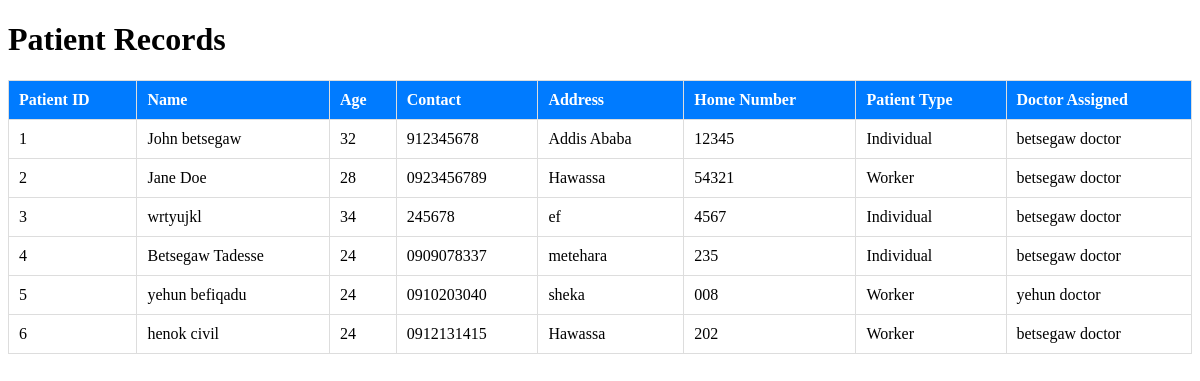
Page /fetch_data.php (signed in) on the committed database.
### tables this page shows
CREATE TABLE `patient_records` (
  `patient_id` int(11) NOT NULL,
  `patient_name` varchar(255) DEFAULT NULL,
  `age` int(11) DEFAULT NULL,
  `contact` varchar(255) DEFAULT NULL,
  `address` text DEFAULT NULL,
  `home_number` varchar(255) DEFAULT NULL,
  `patient_type` varchar(50) DEFAULT NULL,
  `doctor_assigned` varchar(255) DEFAULT NULL,
  `status` varchar(50) DEFAULT 'Assigned'
);

### fetch_data.php (the view, shortened to what this page needs)
<?php
$servername = "localhost";
$username = "root";
$password = "";
$dbname = "hms_db";
$conn = new mysqli($servername, $username, $password, $dbname);
$sql = "SELECT * FROM patient_records";
$result = $conn->query($sql);
?>
<!DOCTYPE html>
<html lang="en">
<head>
</head>
<body>
    <div class="content">
        <h1>Patient Records</h1>
        <?php if ($result->num_rows > 0): ?>
            <table>
                <thead>
                    <tr>
                        <th>Patient ID</th>
                        <th>Name</th>
                        <th>Age</th>
                        <th>Contact</th>
                        <th>Address</th>
                        <th>Home Number</th>
                        <th>Patient Type</th>
                        <th>Doctor Assigned</th>
                    </tr>
                </thead>
                <tbody>
                    <?php while ($row = $result->fetch_assoc()): ?>
                        <tr>
                            <td><?php echo htmlspecialchars($row['patient_id']); ?></td>
                            <td><?php echo htmlspecialchars($row['patient_name']); ?></td>
                            <td><?php echo htmlspecialchars($row['age']); ?></td>
                            <td><?php echo htmlspecialchars($row['contact']); ?></td>
                            <td><?php echo htmlspecialchars($row['address']); ?></td>
                            <td><?php echo htmlspecialchars($row['home_number']); ?></td>
                            <td><?php echo htmlspecialchars($row['patient_type']); ?></td>
                            <td><?php echo htmlspecialchars($row['doctor_assigned']); ?></td>
                        </tr>
                    <?php endwhile; ?>
                </tbody>
            </table>
        <?php else: ?>
            <p>No records found.</p>
        <?php endif; ?>
    </div>
</body>
</html>

### fetch_data.php (style rules this page uses)
table { width: 100%; border-collapse: collapse; margin-top: 20px; }
th, td { border: 1px solid #ddd; padding: 10px; text-align: left; }
th { background-color: #007bff; color: white; }

### rows in the picture
patient_records: patient_id "1", patient_name "John betsegaw", age "32", contact "912345678", address "Addis Ababa", home_number "12345", patient_type "Individual", doctor_assigned "betsegaw doctor"
patient_records: patient_id "2", patient_name "Jane Doe", age "28", contact "0923456789", address "Hawassa", home_number "54321", patient_type "Worker", doctor_assigned "betsegaw doctor"
patient_records: patient_id "3", patient_name "wrtyujkl", age "34", contact "245678", address "ef", home_number "4567", patient_type "Individual", doctor_assigned "betsegaw doctor"
patient_records: patient_id "4", patient_name "Betsegaw Tadesse", age "24", contact "0909078337", address "metehara", home_number "235", patient_type "Individual", doctor_assigned "betsegaw doctor"
patient_records: patient_id "5", patient_name "yehun befiqadu", age "24", contact "0910203040", address "sheka", home_number "008", patient_type "Worker", doctor_assigned "yehun doctor"
patient_records: patient_id "6", patient_name "henok civil", age "24", contact "0912131415", address "Hawassa", home_number "202", patient_type "Worker", doctor_assigned "betsegaw doctor"
